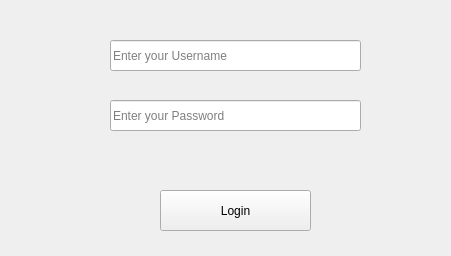
<?xml version="1.0" encoding="UTF-8"?>
<ui version="4.0">
 <class>Form</class>
 <widget class="QWidget" name="Form">
  <property name="geometry">
   <rect>
    <x>0</x>
    <y>0</y>
    <width>451</width>
    <height>256</height>
   </rect>
  </property>
  <property name="windowTitle">
   <string>Form</string>
  </property>
  <widget class="QPushButton" name="pushButton">
   <property name="geometry">
    <rect>
     <x>160</x>
     <y>190</y>
     <width>151</width>
     <height>41</height>
    </rect>
   </property>
   <property name="text">
    <string>Login</string>
   </property>
  </widget>
  <widget class="QLineEdit" name="lineEdit">
   <property name="geometry">
    <rect>
     <x>110</x>
     <y>40</y>
     <width>251</width>
     <height>31</height>
    </rect>
   </property>
   <property name="placeholderText">
    <string>Enter your Username</string>
   </property>
  </widget>
  <widget class="QLineEdit" name="lineEdit_2">
   <property name="geometry">
    <rect>
     <x>110</x>
     <y>100</y>
     <width>251</width>
     <height>31</height>
    </rect>
   </property>
   <property name="echoMode">
    <enum>QLineEdit::Password</enum>
   </property>
   <property name="placeholderText">
    <string>Enter your Password</string>
   </property>
  </widget>
  <widget class="QLabel" name="label">
   <property name="geometry">
    <rect>
     <x>40</x>
     <y>150</y>
     <width>381</width>
     <height>20</height>
    </rect>
   </property>
   <property name="text">
    <string/>
   </property>
  </widget>
 </widget>
 <resources/>
 <connections/>
</ui>
